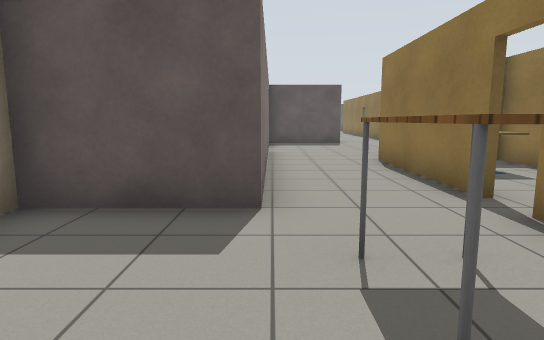
view 1 (above)

22 first-person views from a walk through a Gazebo world. The camera is 1 m above the floor, tilts 8° down and sees 75° across. The floor is counted in squares, 1 m on a side. Each view is taken from the middle of a square. On the plan, view 1 faces up. The plan holds only what a view shows up to about 13 squares ahead; the rest is blank. The place goes on beyond the plan. The robots in the file are not drawn. Simple patterns stand in for the simulator's built-in surfaces.

view 2
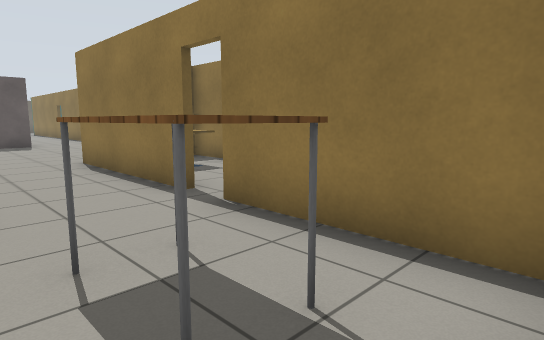

view 3
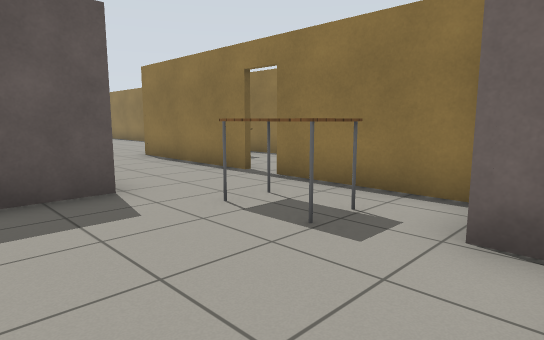

view 4
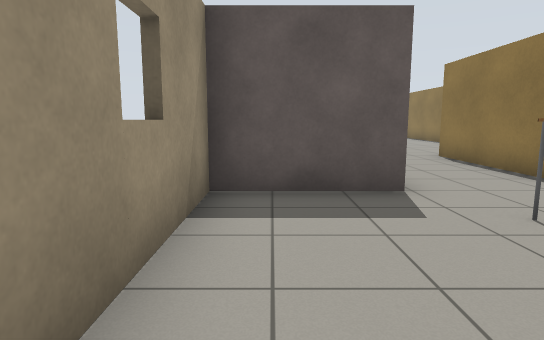

view 5
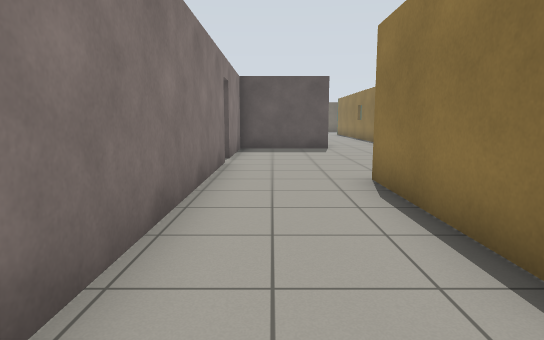

view 6
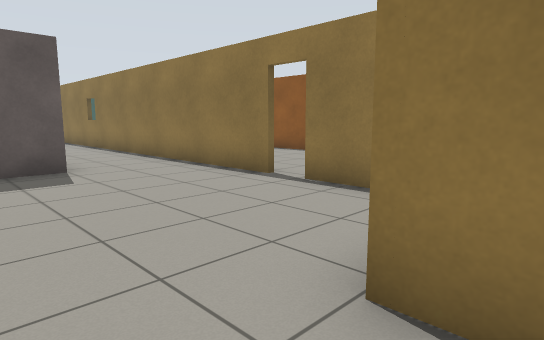

view 7
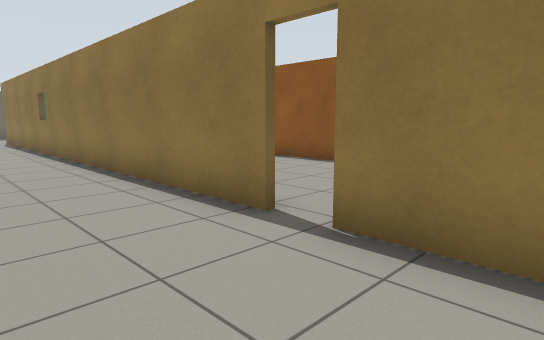

view 8
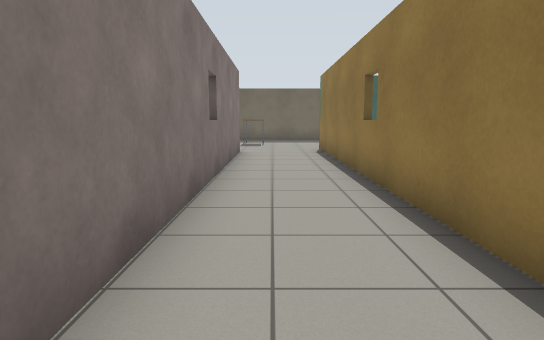

view 9
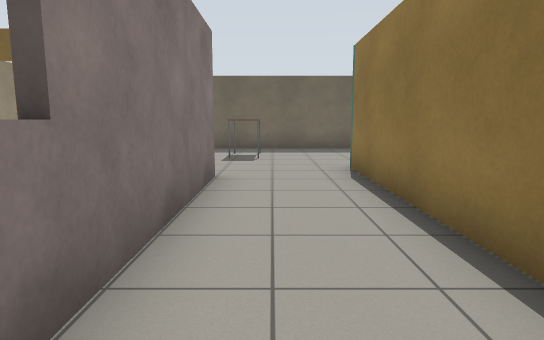

view 10
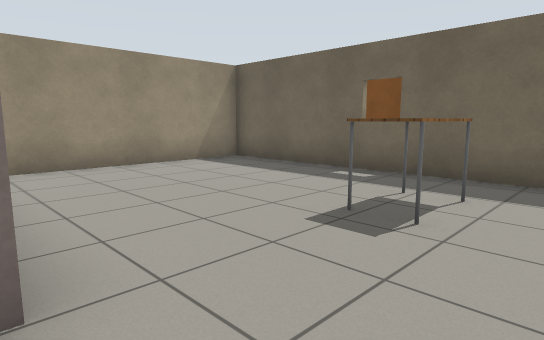

view 11
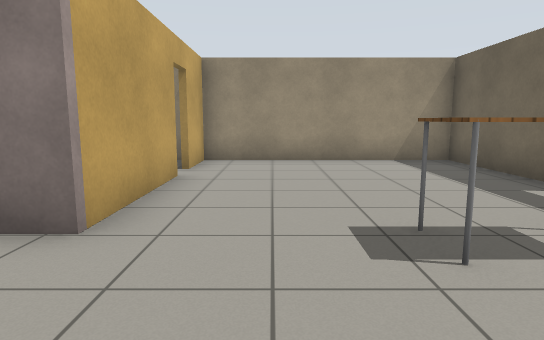

view 12
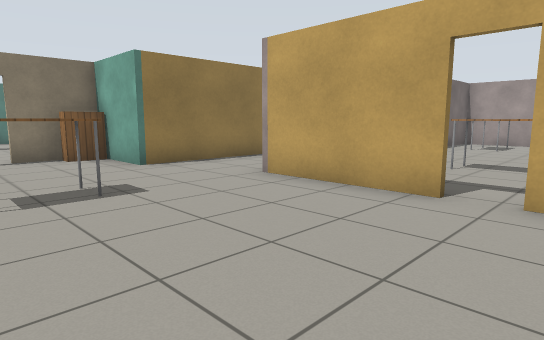

view 13
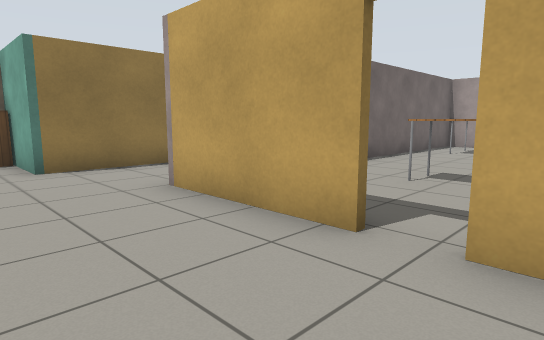

view 14
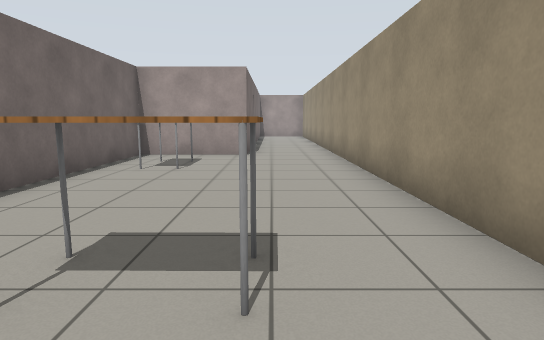

view 15
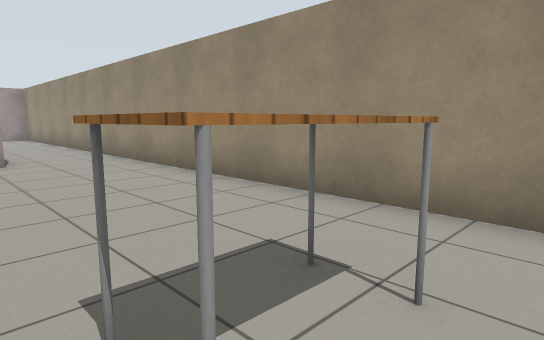

view 16
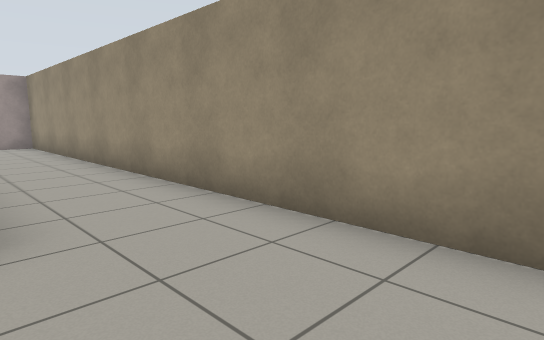

view 17
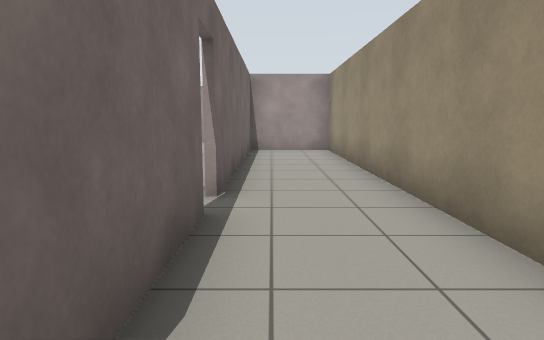

view 18
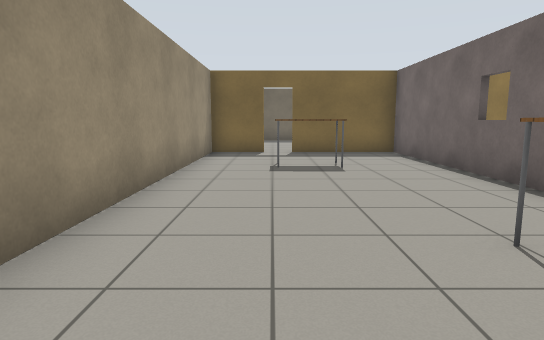

view 19
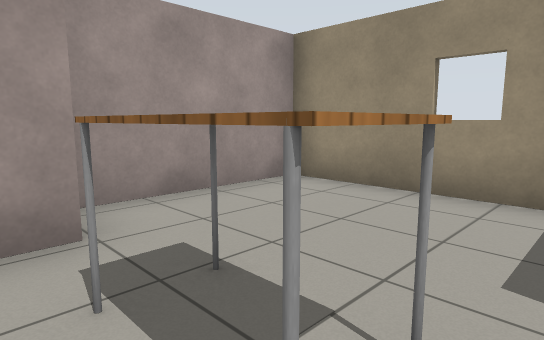

view 20
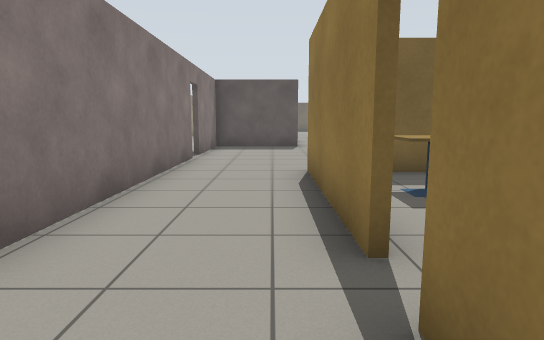

view 21
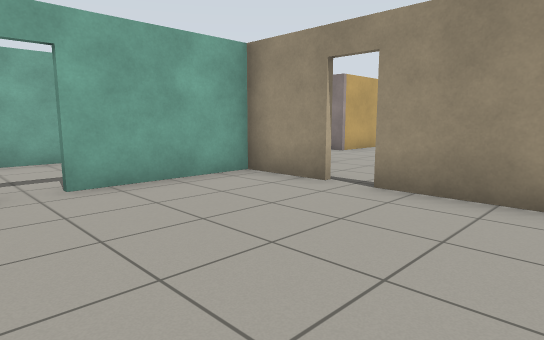

view 22
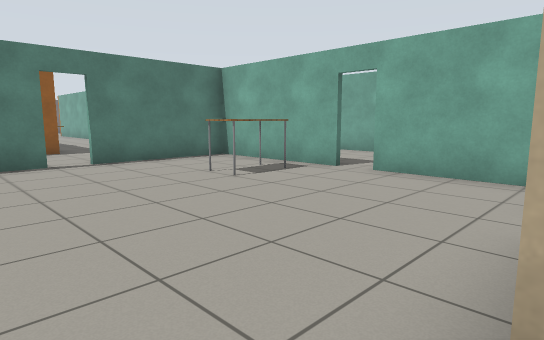

### Floor plan
Ten units are one square. View 1 is at (0, 0); x grows to the right and y downward. Boxes are objects, and circles mark ways between rooms. Rooms are numbered by the first view taken in them; rooms with no view inside come last. Other rooms are left out.
<svg viewBox="-35 -345 210 363">
<path fill="none" stroke="#000" d="M-29 -39 -29 13 9 13M27 -44 27 -90M27 -2 27 -36M11 8 11 1 18 1M-1 -105 -1 -39 -30 -39M30 -155 -1 -155 -1 -122M57 -127 57 -275M57 -104 57 -119M-1 -115 -1 -105M30 -273 30 -171M-4 -273 30 -273M57 -275 57 -285 84 -285M-30 -273 -13 -273M69 -335 -29 -335 -29 -270M81 -285 81 -305M-3 -122 -3 -157 27 -157 27 -271 -4 -271M-13 -271 -30 -271M-29 -270 -29 -39M-30 -41 -3 -41 -3 -115M82 -335 82 -314M82 -305 82 -285M84 -285 116 -285M124 -285 166 -285 166 -322M166 -330 166 -340"/>
<rect x="5" y="-25" width="10" height="20" fill="#bbb"><title>table</title></rect>
<rect x="25" y="-325" width="10" height="20" fill="#bbb"><title>table</title></rect>
<rect x="75" y="-295" width="10" height="10" fill="#bbb"><title>bookshelf</title></rect>
<rect x="-15" y="-245" width="20" height="10" fill="#bbb"><title>table</title></rect>
<rect x="5" y="-195" width="10" height="20" fill="#bbb"><title>table</title></rect>
<rect x="125" y="-315" width="20" height="20" fill="#bbb"><title>table</title></rect>
<circle cx="15" cy="-95" r="3" fill="#2a7"/>
<circle cx="45" cy="-280" r="3" fill="#2a7"/>
<circle cx="0" cy="-120" r="3" fill="#2a7"/>
<circle cx="-10" cy="-270" r="3" fill="#2a7"/>
<circle cx="80" cy="-310" r="3" fill="#2a7"/>
<text x="0" y="-30">1</text>
<text x="40" y="-170">2</text>
<text x="20" y="-300">3</text>
<text x="0" y="-180">4</text>
<text x="100" y="-330">5</text>
</svg>
Room 1 opens to room 2. Room 2 opens to room 3. Room 2 opens to room 4. Room 3 opens to room 4. Room 3 opens to room 5.

Where each view was taken, in squares from view 1:
view 1: 0 up, 0 right, facing up
view 2: 0 up, 0 right, facing up-right
view 3: 1 down, 2 left, facing up-right
view 4: 1 down, 2 left, facing up
view 5: 3 up, 1 right, facing up
view 6: 8 up, 1 right, facing up-right
view 7: 10 up, 3 right, facing up-right
view 8: 16 up, 4 right, facing up
view 9: 21 up, 4 right, facing up
view 10: 27 up, 5 right, facing up-left
view 11: 29 up, 6 right, facing left
view 12: 32 up, 2 left, facing down-right
view 13: 30 up, 2 left, facing down-right
view 14: 26 up, 1 left, facing down
view 15: 25 up, 1 right, facing down-left
view 16: 19 up, 0 right, facing down-left
view 17: 16 up, 1 left, facing down
view 18: 16 up, 1 left, facing up
view 19: 3 up, 2 right, facing down-left
view 20: 2 up, 2 right, facing up
view 21: 34 up, 13 right, facing down-left
view 22: 35 up, 8 right, facing down-right
